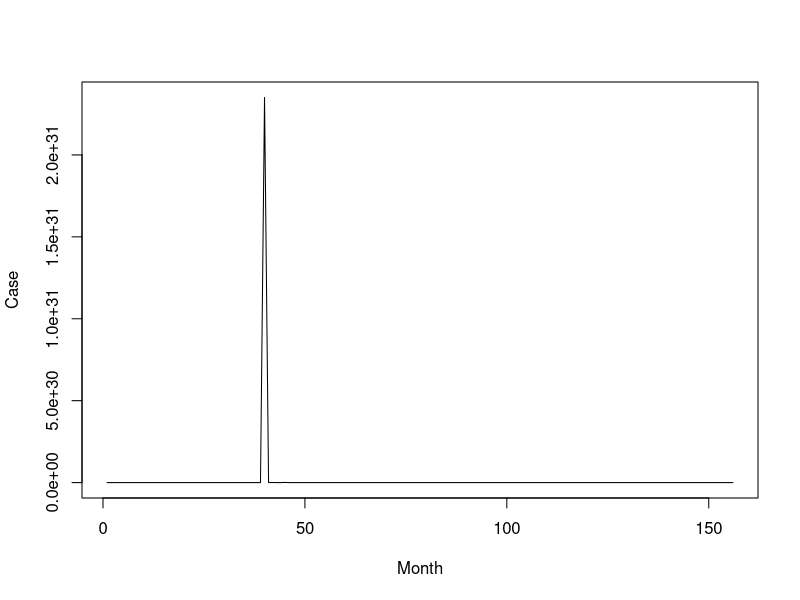

Generate this figure with R:
# 94 departments  ==> i=1,...,94.
#Monthly cases over 13 years 1985-1997  ==> t=1,...,156.

SimulateMeningococcalData <- function(ndept, time, e_it=matrix(1000,ndept,time)){
  
  #Trend component (r_t)
  
    r <- numeric(time)
    
    kappa_r<- rgamma(1,1,1)
    sigma_r <- sqrt(1/kappa_r)
    
    # initial values
    r[1] <- 0
    r[2] <- 1
    
    # Simulating the trend component
    for (t in 3:time) {
      epsilon <- rnorm(1, mean = 0, sd = sigma_r)  
      r[t] <- (2* (r[t - 1])) - r[t - 2] + epsilon
    }
  
  #Seasonal component (s_t)
  
    s <- numeric(time)
    
    kappa_s<- rgamma(1,1,1)
    sigma_s <- sqrt(1/kappa_s)
    
    initial_WN <- rnorm(time, mean = 0, sd = sigma_s)
    
    # Simulating the seasonal component
    for (t in 1:time) {
      if (t <= 11) {
        s[t] <- initial_WN[t]
      } else {
        s[t] <- rnorm(1, mean = -sum(s[(t-1):(t-11)]), sd = sigma_s)
      }
    }
    
  
  #Markov chain (x_it)
  x_it<- function(num_steps){
    
    transition_matrix <- matrix(c(0.8, 0.2, 0.4, 0.6), nrow = 2, byrow = TRUE)
    
    num_steps <- num_steps
    initial_state <- 0  
    
    states <- numeric(num_steps)
    
    # Simulating the Markov chain
    states[1] <- initial_state
    for (i in 2:num_steps) {
      current_state <- states[i - 1]
      next_state <- sample(0:1, size = 1, prob = transition_matrix[current_state + 1, ])
      states[i] <- next_state
    }
    return(states)
  }
  
  
  # Using the trend and seasonal components and Markov chain to simulate logLambda_it
  logLambda_it<- matrix(NA, ndept, time)
  for (i in 1:ndept){
    logLambda_it[i,] <- r + s + x_it(time)
  }

  y_it= matrix(rpois(ndept*time,e_it*exp(logLambda_it)),ndept,time)

return(y_it)

}

SimulatedData<- SimulateMeningococcalData(94,156)

#5th department
plot(SimulatedData[5,],type="l", xlab="Month", ylab="Case")
